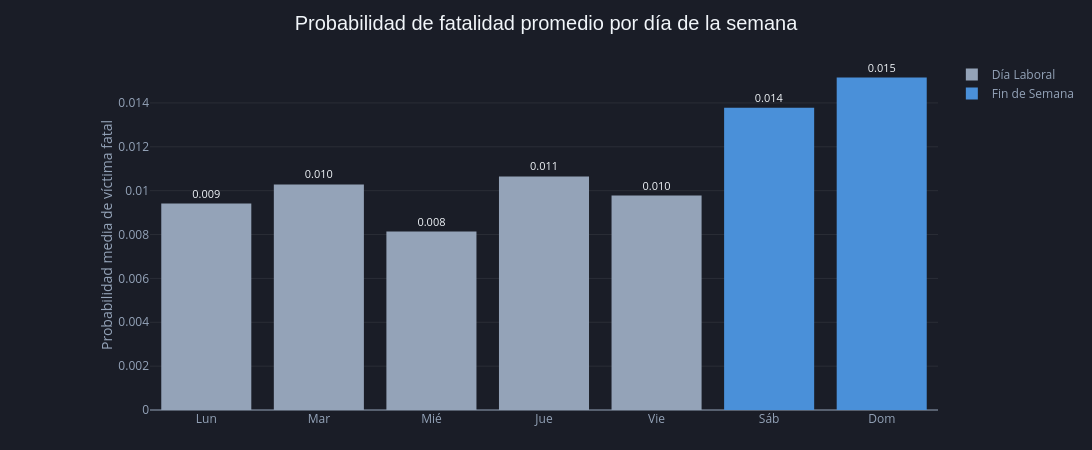

Notebook source saved alongside this figure:
### Markdown cell above
Análisis de Evolución Temporal (Tendencia Mensual 2019–2024)
Este gráfico de serie temporal permite evaluar cómo varió la probabilidad promedio mensual de fatalidad estimada por el modelo a lo largo del tiempo. Al analizar la curva, se identifican tres comportamientos analíticos clave:

Pico Máximo Histórico (Principio de 2021): El gráfico registra su valor más alto de todo el período a comienzos de 2021, donde la probabilidad promedio mensual escala drásticamente superando el 0.041. Este comportamiento representa una anomalía severa en los datos que duplica el comportamiento habitual de la serie.

Picos Secundarios (Estacionalidad): Se observan comportamientos cíclicos o de corto plazo repetitivos. Hay un repunte notable a mediados de 2020 (alcanzando casi 0.027) y otro a principios de 2022 (rozando el 0.020). Estos picos recurrentes sugieren que existen meses específicos donde las condiciones del entorno elevan sistemáticamente el riesgo de fatalidad.

Tendencia a la Estabilización (2023–2024): A partir de 2023, la serie rompe la alta volatilidad de los años anteriores. Las fluctuaciones se vuelven mucho más atenuadas y predecibles, estabilizándose en una banda estrecha que oscila entre 0.005 y 0.017. La variabilidad disminuye notablemente hacia el final del período analizado.

Conclusión Teórica para el Informe
La fuerte oscilación entre 2020 y 2021 seguida por la estabilización en los años recientes (2023-2024) demuestra que el modelo es sensible a los cambios del entorno a nivel macroscópico. Para la gestión pública, este tablero interactivo permite identificar que, si bien el riesgo histórico tuvo picos críticos aislados, la tendencia actual del fenómeno se encuentra controlada y bajo una dinámica mucho más estable.

### Code cell
# ── Gráfico 5: Probabilidad de fatalidad por día de la semana ─────────────────

# 1. Agrupamos y preparamos los datos de forma idéntica a tu lógica
df_dias = df_final.groupby('dia_semana')['probabilidad_fatalidad'].mean().reset_index()
df_dias['Día'] = ['Lun', 'Mar', 'Mié', 'Jue', 'Vie', 'Sáb', 'Dom']
df_dias['Tipo de Día'] = ['Día Laboral'] * 5 + ['Fin de Semana'] * 2

# 2. Creamos el gráfico de barras con Plotly Express cambiando colores
fig_dias = px.bar(
    df_dias,
    x='Día',
    y='probabilidad_fatalidad',
    color='Tipo de Día', 
    title='Probabilidad de fatalidad promedio por día de la semana',
    labels={'probabilidad_fatalidad': 'Probabilidad media', 'Día': ''},
    # Nueva paleta: Gris claro para días laborales y Azul vibrante para fin de semana
    color_discrete_map={'Día Laboral': '#94A3B8', 'Fin de Semana': '#4A90D9'},
    text_auto='.3f' 
)

# 3. DISEÑO UNIFICADO OSCURO
fig_dias.update_layout(
    template=None,
    paper_bgcolor='#1A1D27',
    plot_bgcolor='#1A1D27',
    
    title_font_size=20,
    title_font_family='Arial',
    font_color='#F1F5F9',
    
    height=450,
    width=1150,
    
    # Configuración de la leyenda con color claro
    legend=dict(
        title_text='',
        font=dict(color='#94A3B8'),
        yanchor='top',
        y=1,
        xanchor='right',
        x=1.18 
    ),
    margin=dict(t=60, b= 40, l=150, r=150) 
)

# 4. Ajustes de legibilidad para ejes y grillas tenues
fig_dias.update_xaxes(
    color='#94A3B8',
    tickfont=dict(size=12, color='#94A3B8')
)
fig_dias.update_yaxes(
    title_text='Probabilidad media de víctima fatal',
    showgrid=True, 
    gridcolor='rgba(255,255,255,0.07)', 
    color='#94A3B8',
    tickfont=dict(color='#94A3B8')
)

# Posicionamos los números por fuera de las barras y en color claro
fig_dias.update_traces(
    textposition='outside', 
    textfont=dict(size=11, color='#F1F5F9')
)

# Mostramos el gráfico interactivo
fig_dias.show()

### Figure 1 — Plotly figure (JSON) as saved in the notebook; plotly's stock layout.template omitted (floating-point values rounded to 4 significant figures)
{"data": [{"hovertemplate": "Tipo de Día=Día Laboral<br>=%{x}<br>Probabilidad media=%{y}<extra></extra>", "legendgroup": "Día Laboral", "marker": {"color": "#94A3B8", "pattern": {"shape": ""}}, "name": "Día Laboral", "orientation": "v", "showlegend": true, "textfont": {"color": "#F1F5F9", "size": 11}, "textposition": "outside", "texttemplate": "%{y:.3f}", "type": "bar", "x": ["Lun", "Mar", "Mié", "Jue", "Vie"], "xaxis": "x", "y": [0.009411, 0.01029, 0.008136, 0.01065, 0.009776], "yaxis": "y"}, {"hovertemplate": "Tipo de Día=Fin de Semana<br>=%{x}<br>Probabilidad media=%{y}<extra></extra>", "legendgroup": "Fin de Semana", "marker": {"color": "#4A90D9", "pattern": {"shape": ""}}, "name": "Fin de Semana", "orientation": "v", "showlegend": true, "textfont": {"color": "#F1F5F9", "size": 11}, "textposition": "outside", "texttemplate": "%{y:.3f}", "type": "bar", "x": ["Sáb", "Dom"], "xaxis": "x", "y": [0.01378, 0.01516], "yaxis": "y"}], "layout": {"barmode": "relative", "font": {"color": "#F1F5F9"}, "height": 450, "legend": {"font": {"color": "#94A3B8"}, "title": {"text": ""}, "tracegroupgap": 0, "x": 1.18, "xanchor": "right", "y": 1, "yanchor": "top"}, "margin": {"b": 40, "l": 150, "r": 150, "t": 60}, "paper_bgcolor": "#1A1D27", "plot_bgcolor": "#1A1D27", "title": {"font": {"family": "Arial", "size": 20}, "text": "Probabilidad de fatalidad promedio por día de la semana"}, "width": 1150, "xaxis": {"anchor": "y", "color": "#94A3B8", "domain": [0, 1], "tickfont": {"color": "#94A3B8", "size": 12}, "title": {"text": ""}}, "yaxis": {"anchor": "x", "color": "#94A3B8", "domain": [0, 1], "gridcolor": "rgba(255,255,255,0.07)", "showgrid": true, "tickfont": {"color": "#94A3B8"}, "title": {"text": "Probabilidad media de víctima fatal"}}}}
